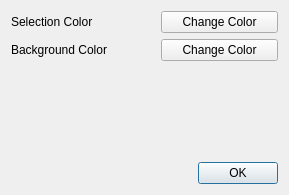
<?xml version="1.0" encoding="UTF-8"?>
<ui version="4.0">
 <class>PreferencesDialog</class>
 <widget class="QDialog" name="PreferencesDialog">
  <property name="geometry">
   <rect>
    <x>0</x>
    <y>0</y>
    <width>289</width>
    <height>195</height>
   </rect>
  </property>
  <property name="windowTitle">
   <string>YASW Preferences</string>
  </property>
  <layout class="QGridLayout" name="gridLayout">
   <item row="0" column="0" colspan="2">
    <widget class="QLabel" name="label">
     <property name="text">
      <string>Selection Color</string>
     </property>
    </widget>
   </item>
   <item row="0" column="2">
    <widget class="QPushButton" name="selectionColorButton">
     <property name="text">
      <string>Change Color</string>
     </property>
    </widget>
   </item>
   <item row="1" column="0" colspan="2">
    <widget class="QLabel" name="label_2">
     <property name="text">
      <string>Background Color</string>
     </property>
    </widget>
   </item>
   <item row="1" column="2">
    <widget class="QPushButton" name="backgroundColorButton">
     <property name="text">
      <string>Change Color</string>
     </property>
    </widget>
   </item>
   <item row="2" column="0">
    <spacer name="verticalSpacer">
     <property name="orientation">
      <enum>Qt::Vertical</enum>
     </property>
     <property name="sizeHint" stdset="0">
      <size>
       <width>20</width>
       <height>161</height>
      </size>
     </property>
    </spacer>
   </item>
   <item row="3" column="1">
    <spacer name="horizontalSpacer">
     <property name="orientation">
      <enum>Qt::Horizontal</enum>
     </property>
     <property name="sizeHint" stdset="0">
      <size>
       <width>114</width>
       <height>20</height>
      </size>
     </property>
    </spacer>
   </item>
   <item row="3" column="2">
    <widget class="QDialogButtonBox" name="buttonBox">
     <property name="orientation">
      <enum>Qt::Horizontal</enum>
     </property>
     <property name="standardButtons">
      <set>QDialogButtonBox::Ok</set>
     </property>
    </widget>
   </item>
  </layout>
 </widget>
 <resources/>
 <connections>
  <connection>
   <sender>buttonBox</sender>
   <signal>accepted()</signal>
   <receiver>PreferencesDialog</receiver>
   <slot>accept()</slot>
   <hints>
    <hint type="sourcelabel">
     <x>248</x>
     <y>254</y>
    </hint>
    <hint type="destinationlabel">
     <x>157</x>
     <y>274</y>
    </hint>
   </hints>
  </connection>
  <connection>
   <sender>buttonBox</sender>
   <signal>rejected()</signal>
   <receiver>PreferencesDialog</receiver>
   <slot>reject()</slot>
   <hints>
    <hint type="sourcelabel">
     <x>316</x>
     <y>260</y>
    </hint>
    <hint type="destinationlabel">
     <x>286</x>
     <y>274</y>
    </hint>
   </hints>
  </connection>
 </connections>
</ui>
